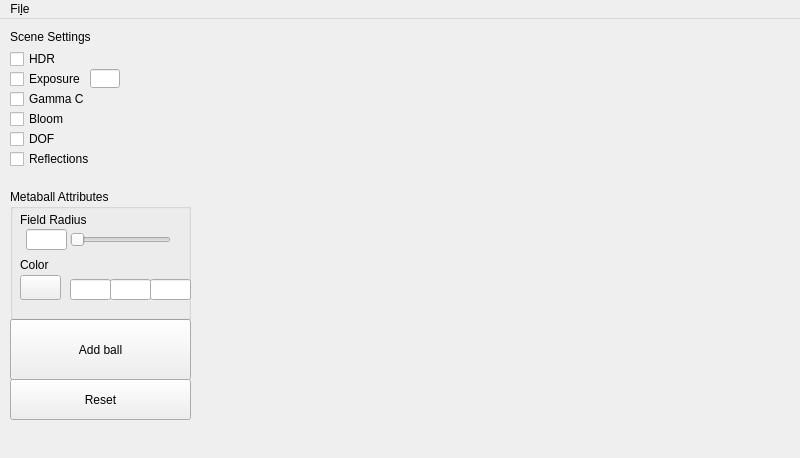
<?xml version="1.0" encoding="UTF-8"?>
<ui version="4.0">
 <class>MainWindow</class>
 <widget class="QMainWindow" name="MainWindow">
  <property name="geometry">
   <rect>
    <x>0</x>
    <y>0</y>
    <width>800</width>
    <height>458</height>
   </rect>
  </property>
  <property name="minimumSize">
   <size>
    <width>800</width>
    <height>400</height>
   </size>
  </property>
  <property name="windowTitle">
   <string>Final Project</string>
  </property>
  <widget class="QWidget" name="mainWidget">
   <widget class="QWidget" name="vertCanvas" native="true">
    <property name="geometry">
     <rect>
      <x>200</x>
      <y>0</y>
      <width>591</width>
      <height>461</height>
     </rect>
    </property>
   </widget>
   <widget class="QCheckBox" name="HDRcheckBox">
    <property name="enabled">
     <bool>true</bool>
    </property>
    <property name="geometry">
     <rect>
      <x>10</x>
      <y>30</y>
      <width>86</width>
      <height>20</height>
     </rect>
    </property>
    <property name="text">
     <string>HDR</string>
    </property>
    <property name="checked">
     <bool>false</bool>
    </property>
   </widget>
   <widget class="QCheckBox" name="ExposureCheckBox">
    <property name="geometry">
     <rect>
      <x>10</x>
      <y>50</y>
      <width>86</width>
      <height>20</height>
     </rect>
    </property>
    <property name="text">
     <string>Exposure</string>
    </property>
   </widget>
   <widget class="QCheckBox" name="UseGammacheckbox">
    <property name="geometry">
     <rect>
      <x>10</x>
      <y>70</y>
      <width>86</width>
      <height>20</height>
     </rect>
    </property>
    <property name="text">
     <string>Gamma C</string>
    </property>
   </widget>
   <widget class="QCheckBox" name="BloomCheckBox">
    <property name="geometry">
     <rect>
      <x>10</x>
      <y>90</y>
      <width>86</width>
      <height>20</height>
     </rect>
    </property>
    <property name="text">
     <string>Bloom</string>
    </property>
    <property name="checked">
     <bool>false</bool>
    </property>
   </widget>
   <widget class="QLineEdit" name="ExposureTextbox">
    <property name="enabled">
     <bool>true</bool>
    </property>
    <property name="geometry">
     <rect>
      <x>90</x>
      <y>50</y>
      <width>30</width>
      <height>19</height>
     </rect>
    </property>
    <property name="sizePolicy">
     <sizepolicy hsizetype="Expanding" vsizetype="Fixed">
      <horstretch>0</horstretch>
      <verstretch>0</verstretch>
     </sizepolicy>
    </property>
    <property name="minimumSize">
     <size>
      <width>30</width>
      <height>0</height>
     </size>
    </property>
    <property name="maximumSize">
     <size>
      <width>40</width>
      <height>16777215</height>
     </size>
    </property>
    <property name="mouseTracking">
     <bool>false</bool>
    </property>
    <property name="text">
     <string/>
    </property>
   </widget>
   <widget class="QPushButton" name="AddMetaballButton">
    <property name="geometry">
     <rect>
      <x>10</x>
      <y>300</y>
      <width>181</width>
      <height>61</height>
     </rect>
    </property>
    <property name="text">
     <string>Add ball</string>
    </property>
   </widget>
   <widget class="QPushButton" name="ResetMetaballsButton">
    <property name="geometry">
     <rect>
      <x>10</x>
      <y>360</y>
      <width>181</width>
      <height>41</height>
     </rect>
    </property>
    <property name="text">
     <string>Reset</string>
    </property>
   </widget>
   <widget class="QCheckBox" name="DofCheckBox">
    <property name="geometry">
     <rect>
      <x>10</x>
      <y>110</y>
      <width>86</width>
      <height>20</height>
     </rect>
    </property>
    <property name="text">
     <string>DOF</string>
    </property>
    <property name="checked">
     <bool>false</bool>
    </property>
   </widget>
   <widget class="QCheckBox" name="ReflectionsCheckBox">
    <property name="geometry">
     <rect>
      <x>10</x>
      <y>130</y>
      <width>90</width>
      <height>20</height>
     </rect>
    </property>
    <property name="text">
     <string>Reflections</string>
    </property>
    <property name="checked">
     <bool>false</bool>
    </property>
   </widget>
   <widget class="QGroupBox" name="ballsGroupBox">
    <property name="enabled">
     <bool>true</bool>
    </property>
    <property name="geometry">
     <rect>
      <x>10</x>
      <y>170</y>
      <width>181</width>
      <height>131</height>
     </rect>
    </property>
    <property name="sizePolicy">
     <sizepolicy hsizetype="Preferred" vsizetype="Fixed">
      <horstretch>0</horstretch>
      <verstretch>0</verstretch>
     </sizepolicy>
    </property>
    <property name="minimumSize">
     <size>
      <width>0</width>
      <height>105</height>
     </size>
    </property>
    <property name="title">
     <string>Metaball Attributes</string>
    </property>
    <property name="checkable">
     <bool>false</bool>
    </property>
    <widget class="QSlider" name="ballSlider1">
     <property name="geometry">
      <rect>
       <x>60</x>
       <y>40</y>
       <width>101</width>
       <height>22</height>
      </rect>
     </property>
     <property name="orientation">
      <enum>Qt::Horizontal</enum>
     </property>
    </widget>
    <widget class="QLineEdit" name="ballSlider1Edit">
     <property name="geometry">
      <rect>
       <x>16</x>
       <y>40</y>
       <width>41</width>
       <height>21</height>
      </rect>
     </property>
    </widget>
    <widget class="QLabel" name="attQuadraticLabel">
     <property name="geometry">
      <rect>
       <x>10</x>
       <y>10</y>
       <width>91</width>
       <height>41</height>
      </rect>
     </property>
     <property name="text">
      <string>Field Radius</string>
     </property>
    </widget>
    <widget class="QLineEdit" name="sphereLBEdit">
     <property name="geometry">
      <rect>
       <x>140</x>
       <y>90</y>
       <width>41</width>
       <height>21</height>
      </rect>
     </property>
    </widget>
    <widget class="QLineEdit" name="sphereLREdit">
     <property name="geometry">
      <rect>
       <x>60</x>
       <y>90</y>
       <width>41</width>
       <height>21</height>
      </rect>
     </property>
    </widget>
    <widget class="QLineEdit" name="sphereLGEdit">
     <property name="geometry">
      <rect>
       <x>100</x>
       <y>90</y>
       <width>41</width>
       <height>21</height>
      </rect>
     </property>
    </widget>
    <widget class="QPushButton" name="ball1ColorButton">
     <property name="geometry">
      <rect>
       <x>10</x>
       <y>86</y>
       <width>41</width>
       <height>25</height>
      </rect>
     </property>
     <property name="text">
      <string/>
     </property>
    </widget>
    <widget class="QLabel" name="sphereLLabel">
     <property name="geometry">
      <rect>
       <x>10</x>
       <y>60</y>
       <width>62</width>
       <height>31</height>
      </rect>
     </property>
     <property name="text">
      <string>Color</string>
     </property>
    </widget>
   </widget>
   <widget class="QLabel" name="label">
    <property name="geometry">
     <rect>
      <x>10</x>
      <y>10</y>
      <width>101</width>
      <height>16</height>
     </rect>
    </property>
    <property name="text">
     <string>Scene Settings</string>
    </property>
   </widget>
  </widget>
  <widget class="QMenuBar" name="menuBar">
   <property name="geometry">
    <rect>
     <x>0</x>
     <y>0</y>
     <width>800</width>
     <height>24</height>
    </rect>
   </property>
   <widget class="QMenu" name="menuFile">
    <property name="title">
     <string>Fi&amp;le</string>
    </property>
    <addaction name="actionQuit"/>
   </widget>
   <addaction name="menuFile"/>
  </widget>
  <action name="actionQuit">
   <property name="text">
    <string>&amp;Quit</string>
   </property>
   <property name="shortcut">
    <string>Ctrl+Q</string>
   </property>
  </action>
 </widget>
 <layoutdefault spacing="6" margin="11"/>
 <resources/>
 <connections>
  <connection>
   <sender>actionQuit</sender>
   <signal>triggered()</signal>
   <receiver>MainWindow</receiver>
   <slot>close()</slot>
   <hints>
    <hint type="sourcelabel">
     <x>-1</x>
     <y>-1</y>
    </hint>
    <hint type="destinationlabel">
     <x>299</x>
     <y>199</y>
    </hint>
   </hints>
  </connection>
  <connection>
   <sender>AddMetaballButton</sender>
   <signal>clicked()</signal>
   <receiver>MainWindow</receiver>
   <slot>addMetaballButtonClicked()</slot>
   <hints>
    <hint type="sourcelabel">
     <x>736</x>
     <y>514</y>
    </hint>
    <hint type="destinationlabel">
     <x>399</x>
     <y>301</y>
    </hint>
   </hints>
  </connection>
  <connection>
   <sender>ResetMetaballsButton</sender>
   <signal>clicked()</signal>
   <receiver>MainWindow</receiver>
   <slot>removeMetaballButtonClicked()</slot>
   <hints>
    <hint type="sourcelabel">
     <x>736</x>
     <y>564</y>
    </hint>
    <hint type="destinationlabel">
     <x>399</x>
     <y>301</y>
    </hint>
   </hints>
  </connection>
 </connections>
 <designerdata>
  <property name="gridDeltaX">
   <number>10</number>
  </property>
  <property name="gridDeltaY">
   <number>10</number>
  </property>
  <property name="gridSnapX">
   <bool>true</bool>
  </property>
  <property name="gridSnapY">
   <bool>true</bool>
  </property>
  <property name="gridVisible">
   <bool>true</bool>
  </property>
 </designerdata>
 <slots>
  <slot>addMetaballButtonClicked()</slot>
  <slot>removeMetaballButtonClicked()</slot>
 </slots>
</ui>
